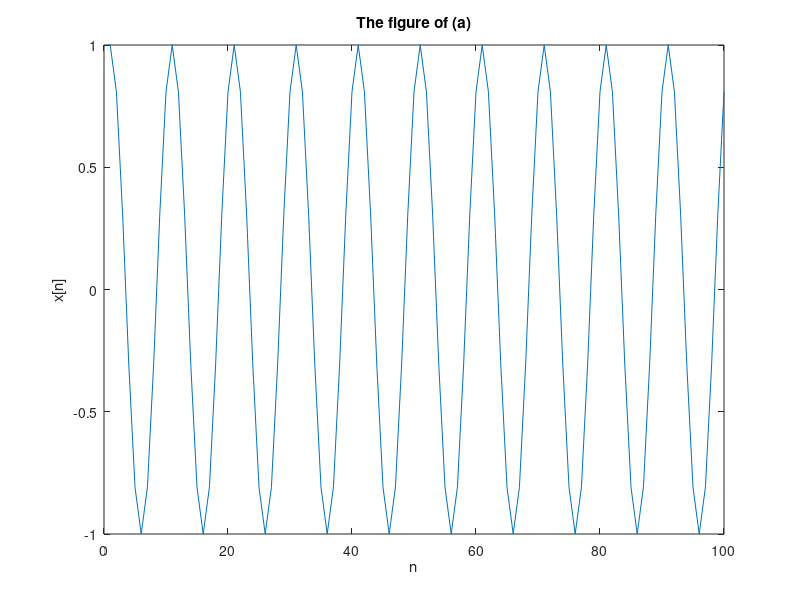
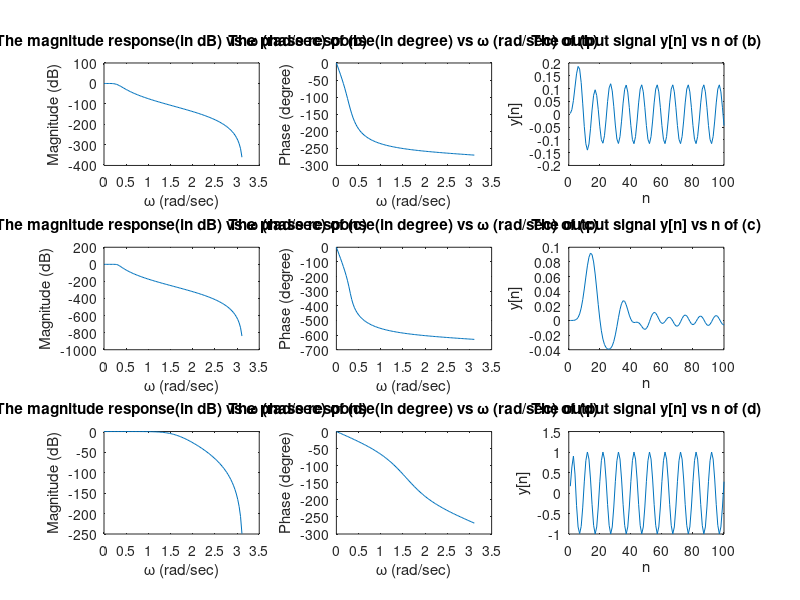

Source code (MATLAB) for these figures, in order:
clear;
clc;
% Part (a)
fs = 10;
Ts = 1/fs;
n = 1:100;
x_n = cos(2*pi*(n-1)*Ts);
figure(1);
plot(n,x_n);
xlabel('n');
ylabel('x[n]');
title('The figure of (a)');

% Part (b)
L = 3;
fc = 0.1;
[b1, a1] = butter(L, fc); 
[H1, w1] = freqz(b1,a1,100);
figure(2);
subplot(3,3,1),plot(w1,20*log(abs(H1)));
xlabel('\omega (rad/sec)');
ylabel('Magnitude (dB)');
title('The magnitude response(in dB) vs \omega (rad/sec) of (b)');

subplot(3,3,2),plot(w1,rad2deg(unwrap(atan2(imag(H1),real(H1)))));
xlabel('\omega (rad/sec)');
ylabel('Phase (degree)');
title('The phase response(in degree) vs \omega (rad/sec) of (b)');

y_n = filter(b1,a1,x_n);
subplot(3,3,3),plot(n,y_n);
xlabel('n');
ylabel('y[n]');
title('The output signal y[n] vs n of (b)');

% Part (c)
L = 7;
fc = 0.1;
[b2, a2] = butter(L, fc); 
[H2, w2] = freqz(b2,a2,100);
figure(2);
subplot(3,3,4),plot(w2,20*log(abs(H2)));
xlabel('\omega (rad/sec)');
ylabel('Magnitude (dB)');
title('The magnitude response(in dB) vs \omega (rad/sec) of (c)');

subplot(3,3,5),plot(w2,rad2deg(unwrap(atan2(imag(H2),real(H2)))));
xlabel('\omega (rad/sec)');
ylabel('Phase (degree)');
title('The phase response(in degree) vs \omega (rad/sec) of (c)');

y_n = filter(b2,a2,x_n);
subplot(3,3,6),plot(n,y_n);
xlabel('n');
ylabel('y[n]');
title('The output signal y[n] vs n of (c)');

% Part (d)
L = 3;
fc = 0.5;
[b3, a3] = butter(L, fc); 
[H3, w3] = freqz(b3,a3,100);
figure(2);
subplot(3,3,7),plot(w3,20*log(abs(H3)));
xlabel('\omega (rad/sec)');
ylabel('Magnitude (dB)');
title('The magnitude response(in dB) vs \omega (rad/sec) of (d)');

subplot(3,3,8),plot(w3,rad2deg(unwrap(atan2(imag(H3),real(H3)))));
xlabel('\omega (rad/sec)');
ylabel('Phase (degree)');
title('The phase response(in degree) vs \omega (rad/sec) of (d)');

y_n = filter(b3,a3,x_n);
subplot(3,3,9),plot(n,y_n);
xlabel('n');
ylabel('y[n]');
title('The output signal y[n] vs n of (d)');